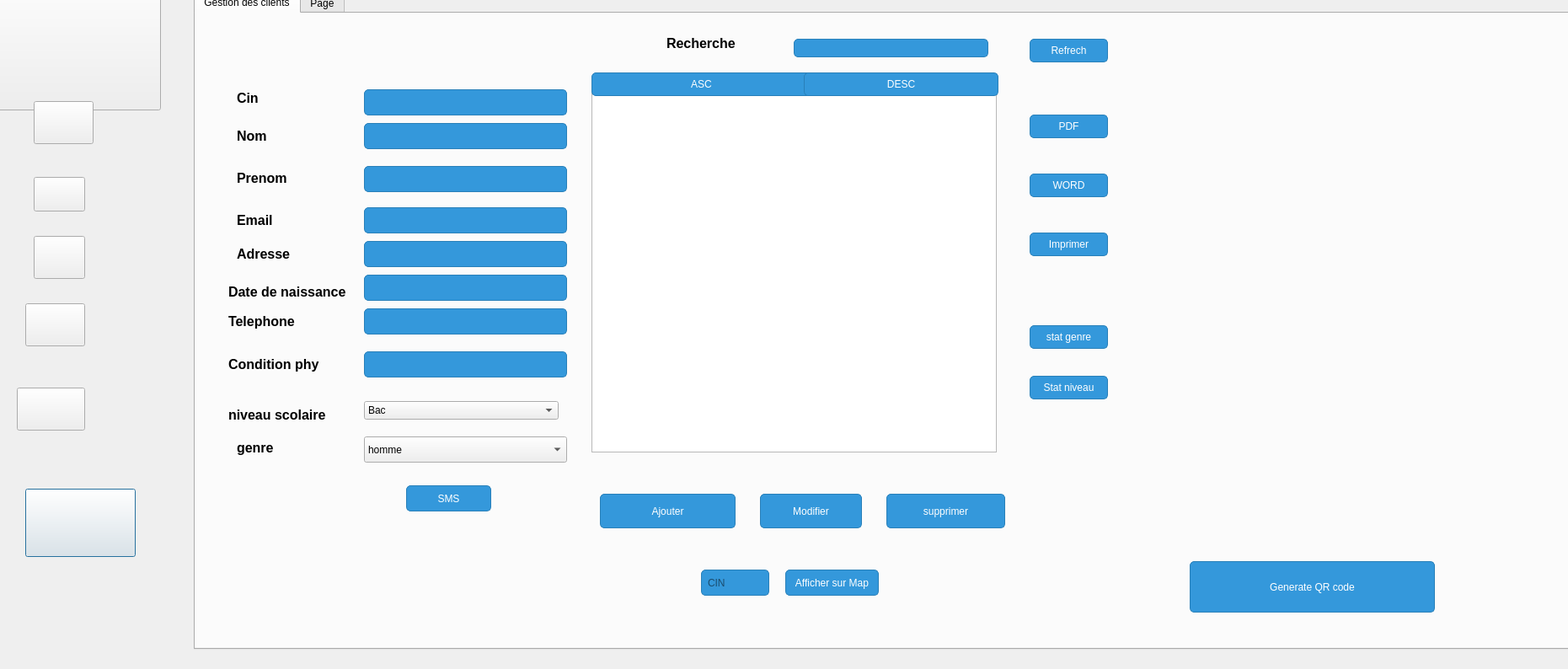
<?xml version="1.0" encoding="UTF-8"?>
<ui version="4.0">
 <class>mainwindow</class>
 <widget class="QDialog" name="mainwindow">
  <property name="geometry">
   <rect>
    <x>0</x>
    <y>0</y>
    <width>1861</width>
    <height>794</height>
   </rect>
  </property>
  <property name="windowTitle">
   <string>Dialog</string>
  </property>
  <widget class="QLabel" name="label">
   <property name="geometry">
    <rect>
     <x>-340</x>
     <y>-30</y>
     <width>571</width>
     <height>821</height>
    </rect>
   </property>
   <property name="styleSheet">
    <string notr="true">border-image: url(:/img/img/Sidebar2.png);</string>
   </property>
   <property name="text">
    <string/>
   </property>
  </widget>
  <widget class="QPushButton" name="logoutpb4">
   <property name="geometry">
    <rect>
     <x>30</x>
     <y>580</y>
     <width>131</width>
     <height>81</height>
    </rect>
   </property>
   <property name="styleSheet">
    <string notr="true">border-image: url(:/img/img/logout.png);</string>
   </property>
   <property name="text">
    <string/>
   </property>
  </widget>
  <widget class="QTabWidget" name="tabWidget">
   <property name="geometry">
    <rect>
     <x>230</x>
     <y>-10</y>
     <width>1681</width>
     <height>781</height>
    </rect>
   </property>
   <property name="styleSheet">
    <string notr="true">
/* Style for QGroupBox */


/* Style for QLineEdit (input box) */
QLineEdit {
    background-color: #3498db; /* Blue color for input boxes */
    border: 1px solid #2980b9; /* Border color for input boxes */
    border-radius: 5px; /* Border radius for input boxes */
    padding: 5px; /* Padding for input boxes */
    color: black; /* Text color inside input boxes */
}

/* Style for QLabel (text label) */
QLabel {
    color: black; /* Text color for labels */
    font-size: 16px; /* Adjust font size as needed */
    font-weight: bold; /* Make the text bold if desired */
    margin: 5px; /* Adjust margin as needed */
}

/* Style for QPushButton */
QPushButton {
    background-color: #3498db; /* Blue color for buttons */
    border: 1px solid #2980b9; /* Border color for buttons */
    border-radius: 5px; /* Border radius for buttons */
    padding: 5px 10px; /* Adjust padding as needed */
    color: white; /* Text color on buttons */
}

/* Additional styling for better appearance */
QPushButton:hover {
    background-color: #2980b9; /* Darker blue on hover */
}

QPushButton:pressed {
    background-color: #21618c; /* Even darker blue when pressed */
}

/* Add more styles as needed for your specific application */
</string>
   </property>
   <property name="currentIndex">
    <number>0</number>
   </property>
   <widget class="QWidget" name="tab">
    <attribute name="title">
     <string>Gestion des clients</string>
    </attribute>
    <widget class="QTableView" name="tab_clients">
     <property name="geometry">
      <rect>
       <x>470</x>
       <y>90</y>
       <width>481</width>
       <height>431</height>
      </rect>
     </property>
    </widget>
    <widget class="QPushButton" name="pb_ajouter">
     <property name="geometry">
      <rect>
       <x>480</x>
       <y>570</y>
       <width>161</width>
       <height>41</height>
      </rect>
     </property>
     <property name="text">
      <string>Ajouter</string>
     </property>
    </widget>
    <widget class="QPushButton" name="pb_modifier_2">
     <property name="geometry">
      <rect>
       <x>670</x>
       <y>570</y>
       <width>121</width>
       <height>41</height>
      </rect>
     </property>
     <property name="text">
      <string>Modifier</string>
     </property>
    </widget>
    <widget class="QPushButton" name="pb_supprimer">
     <property name="geometry">
      <rect>
       <x>820</x>
       <y>570</y>
       <width>141</width>
       <height>41</height>
      </rect>
     </property>
     <property name="text">
      <string>supprimer</string>
     </property>
    </widget>
    <widget class="QLabel" name="label_2">
     <property name="geometry">
      <rect>
       <x>40</x>
       <y>80</y>
       <width>101</width>
       <height>41</height>
      </rect>
     </property>
     <property name="text">
      <string>Cin</string>
     </property>
    </widget>
    <widget class="QLabel" name="label_3">
     <property name="geometry">
      <rect>
       <x>40</x>
       <y>130</y>
       <width>91</width>
       <height>31</height>
      </rect>
     </property>
     <property name="text">
      <string>Nom</string>
     </property>
    </widget>
    <widget class="QLabel" name="label_4">
     <property name="geometry">
      <rect>
       <x>40</x>
       <y>180</y>
       <width>121</width>
       <height>31</height>
      </rect>
     </property>
     <property name="text">
      <string>Prenom</string>
     </property>
    </widget>
    <widget class="QLabel" name="label_5">
     <property name="geometry">
      <rect>
       <x>40</x>
       <y>230</y>
       <width>111</width>
       <height>31</height>
      </rect>
     </property>
     <property name="text">
      <string>Email</string>
     </property>
    </widget>
    <widget class="QLabel" name="label_6">
     <property name="geometry">
      <rect>
       <x>30</x>
       <y>310</y>
       <width>161</width>
       <height>41</height>
      </rect>
     </property>
     <property name="text">
      <string>Date de naissance</string>
     </property>
    </widget>
    <widget class="QLabel" name="label_7">
     <property name="geometry">
      <rect>
       <x>30</x>
       <y>350</y>
       <width>111</width>
       <height>31</height>
      </rect>
     </property>
     <property name="text">
      <string>Telephone</string>
     </property>
    </widget>
    <widget class="QLabel" name="label_8">
     <property name="geometry">
      <rect>
       <x>30</x>
       <y>401</y>
       <width>131</width>
       <height>31</height>
      </rect>
     </property>
     <property name="text">
      <string>Condition phy</string>
     </property>
    </widget>
    <widget class="QLabel" name="label_9">
     <property name="geometry">
      <rect>
       <x>30</x>
       <y>461</y>
       <width>151</width>
       <height>31</height>
      </rect>
     </property>
     <property name="text">
      <string>niveau scolaire</string>
     </property>
    </widget>
    <widget class="QLabel" name="label_10">
     <property name="geometry">
      <rect>
       <x>40</x>
       <y>500</y>
       <width>111</width>
       <height>31</height>
      </rect>
     </property>
     <property name="text">
      <string>genre</string>
     </property>
    </widget>
    <widget class="QLineEdit" name="cin_c">
     <property name="geometry">
      <rect>
       <x>200</x>
       <y>90</y>
       <width>241</width>
       <height>31</height>
      </rect>
     </property>
    </widget>
    <widget class="QLineEdit" name="nom_c">
     <property name="geometry">
      <rect>
       <x>200</x>
       <y>130</y>
       <width>241</width>
       <height>31</height>
      </rect>
     </property>
    </widget>
    <widget class="QLineEdit" name="prenom_c">
     <property name="geometry">
      <rect>
       <x>200</x>
       <y>181</y>
       <width>241</width>
       <height>31</height>
      </rect>
     </property>
    </widget>
    <widget class="QLineEdit" name="email_c">
     <property name="geometry">
      <rect>
       <x>200</x>
       <y>230</y>
       <width>241</width>
       <height>31</height>
      </rect>
     </property>
    </widget>
    <widget class="QLineEdit" name="daten_c">
     <property name="geometry">
      <rect>
       <x>200</x>
       <y>310</y>
       <width>241</width>
       <height>31</height>
      </rect>
     </property>
    </widget>
    <widget class="QLineEdit" name="telephone_c">
     <property name="geometry">
      <rect>
       <x>200</x>
       <y>350</y>
       <width>241</width>
       <height>31</height>
      </rect>
     </property>
    </widget>
    <widget class="QLineEdit" name="cond_c">
     <property name="geometry">
      <rect>
       <x>200</x>
       <y>401</y>
       <width>241</width>
       <height>31</height>
      </rect>
     </property>
    </widget>
    <widget class="QLabel" name="label_11">
     <property name="geometry">
      <rect>
       <x>40</x>
       <y>270</y>
       <width>101</width>
       <height>31</height>
      </rect>
     </property>
     <property name="text">
      <string>Adresse</string>
     </property>
    </widget>
    <widget class="QLineEdit" name="adresse_c">
     <property name="geometry">
      <rect>
       <x>200</x>
       <y>270</y>
       <width>241</width>
       <height>31</height>
      </rect>
     </property>
    </widget>
    <widget class="QComboBox" name="genre_c">
     <property name="geometry">
      <rect>
       <x>200</x>
       <y>502</y>
       <width>241</width>
       <height>31</height>
      </rect>
     </property>
     <item>
      <property name="text">
       <string>homme</string>
      </property>
     </item>
     <item>
      <property name="text">
       <string>femme</string>
      </property>
     </item>
    </widget>
    <widget class="QPushButton" name="sortAscButton">
     <property name="geometry">
      <rect>
       <x>470</x>
       <y>70</y>
       <width>261</width>
       <height>28</height>
      </rect>
     </property>
     <property name="text">
      <string>ASC</string>
     </property>
    </widget>
    <widget class="QPushButton" name="sortDescButton">
     <property name="geometry">
      <rect>
       <x>722</x>
       <y>70</y>
       <width>231</width>
       <height>28</height>
      </rect>
     </property>
     <property name="text">
      <string>DESC</string>
     </property>
    </widget>
    <widget class="QPushButton" name="pb_pdf">
     <property name="geometry">
      <rect>
       <x>990</x>
       <y>120</y>
       <width>93</width>
       <height>28</height>
      </rect>
     </property>
     <property name="text">
      <string>PDF</string>
     </property>
    </widget>
    <widget class="QPushButton" name="pb_word">
     <property name="geometry">
      <rect>
       <x>990</x>
       <y>190</y>
       <width>93</width>
       <height>28</height>
      </rect>
     </property>
     <property name="text">
      <string>WORD</string>
     </property>
    </widget>
    <widget class="QPushButton" name="Imprimer">
     <property name="geometry">
      <rect>
       <x>990</x>
       <y>260</y>
       <width>93</width>
       <height>28</height>
      </rect>
     </property>
     <property name="text">
      <string>Imprimer</string>
     </property>
    </widget>
    <widget class="QLineEdit" name="lineEdit">
     <property name="geometry">
      <rect>
       <x>710</x>
       <y>30</y>
       <width>231</width>
       <height>22</height>
      </rect>
     </property>
    </widget>
    <widget class="QLabel" name="label_12">
     <property name="geometry">
      <rect>
       <x>550</x>
       <y>20</y>
       <width>151</width>
       <height>31</height>
      </rect>
     </property>
     <property name="text">
      <string>Recherche</string>
     </property>
    </widget>
    <widget class="QPushButton" name="refrech_pb">
     <property name="geometry">
      <rect>
       <x>990</x>
       <y>30</y>
       <width>93</width>
       <height>28</height>
      </rect>
     </property>
     <property name="text">
      <string>Refrech</string>
     </property>
    </widget>
    <widget class="QLabel" name="lab_chart">
     <property name="geometry">
      <rect>
       <x>310</x>
       <y>50</y>
       <width>701</width>
       <height>391</height>
      </rect>
     </property>
     <property name="text">
      <string/>
     </property>
    </widget>
    <widget class="QPushButton" name="statgenre">
     <property name="geometry">
      <rect>
       <x>990</x>
       <y>370</y>
       <width>93</width>
       <height>28</height>
      </rect>
     </property>
     <property name="text">
      <string>stat genre</string>
     </property>
    </widget>
    <widget class="QLabel" name="QRCODE_3">
     <property name="geometry">
      <rect>
       <x>1110</x>
       <y>20</y>
       <width>491</width>
       <height>601</height>
      </rect>
     </property>
     <property name="text">
      <string/>
     </property>
    </widget>
    <widget class="QPushButton" name="QR">
     <property name="geometry">
      <rect>
       <x>1180</x>
       <y>650</y>
       <width>291</width>
       <height>61</height>
      </rect>
     </property>
     <property name="text">
      <string>Generate QR code</string>
     </property>
    </widget>
    <widget class="QPushButton" name="statniv">
     <property name="geometry">
      <rect>
       <x>990</x>
       <y>430</y>
       <width>93</width>
       <height>28</height>
      </rect>
     </property>
     <property name="text">
      <string>Stat niveau</string>
     </property>
    </widget>
    <widget class="QLabel" name="lab_chart2">
     <property name="geometry">
      <rect>
       <x>605</x>
       <y>120</y>
       <width>671</width>
       <height>341</height>
      </rect>
     </property>
     <property name="text">
      <string/>
     </property>
    </widget>
    <widget class="QComboBox" name="niv_c">
     <property name="geometry">
      <rect>
       <x>200</x>
       <y>460</y>
       <width>231</width>
       <height>22</height>
      </rect>
     </property>
     <item>
      <property name="text">
       <string>Bac</string>
      </property>
     </item>
     <item>
      <property name="text">
       <string>College</string>
      </property>
     </item>
     <item>
      <property name="text">
       <string>Lycee</string>
      </property>
     </item>
    </widget>
    <widget class="QLabel" name="label_33">
     <property name="geometry">
      <rect>
       <x>-20</x>
       <y>-20</y>
       <width>1731</width>
       <height>911</height>
      </rect>
     </property>
     <property name="styleSheet">
      <string notr="true">border-image: url(:/img/img/try1.png);</string>
     </property>
     <property name="text">
      <string/>
     </property>
    </widget>
    <widget class="QPushButton" name="sms">
     <property name="geometry">
      <rect>
       <x>250</x>
       <y>560</y>
       <width>101</width>
       <height>31</height>
      </rect>
     </property>
     <property name="text">
      <string>SMS</string>
     </property>
    </widget>
    <widget class="QPushButton" name="map">
     <property name="geometry">
      <rect>
       <x>700</x>
       <y>660</y>
       <width>111</width>
       <height>31</height>
      </rect>
     </property>
     <property name="text">
      <string>Afficher sur Map</string>
     </property>
    </widget>
    <widget class="QLineEdit" name="lineEdit_2">
     <property name="geometry">
      <rect>
       <x>600</x>
       <y>660</y>
       <width>81</width>
       <height>31</height>
      </rect>
     </property>
     <property name="text">
      <string/>
     </property>
     <property name="placeholderText">
      <string>CIN</string>
     </property>
    </widget>
    <zorder>label_33</zorder>
    <zorder>lab_chart2</zorder>
    <zorder>lab_chart</zorder>
    <zorder>tab_clients</zorder>
    <zorder>pb_ajouter</zorder>
    <zorder>pb_modifier_2</zorder>
    <zorder>pb_supprimer</zorder>
    <zorder>label_2</zorder>
    <zorder>label_3</zorder>
    <zorder>label_4</zorder>
    <zorder>label_5</zorder>
    <zorder>label_6</zorder>
    <zorder>label_7</zorder>
    <zorder>label_8</zorder>
    <zorder>label_9</zorder>
    <zorder>label_10</zorder>
    <zorder>cin_c</zorder>
    <zorder>nom_c</zorder>
    <zorder>prenom_c</zorder>
    <zorder>email_c</zorder>
    <zorder>daten_c</zorder>
    <zorder>telephone_c</zorder>
    <zorder>cond_c</zorder>
    <zorder>label_11</zorder>
    <zorder>adresse_c</zorder>
    <zorder>genre_c</zorder>
    <zorder>sortAscButton</zorder>
    <zorder>sortDescButton</zorder>
    <zorder>pb_pdf</zorder>
    <zorder>pb_word</zorder>
    <zorder>Imprimer</zorder>
    <zorder>lineEdit</zorder>
    <zorder>label_12</zorder>
    <zorder>refrech_pb</zorder>
    <zorder>statgenre</zorder>
    <zorder>QRCODE_3</zorder>
    <zorder>QR</zorder>
    <zorder>statniv</zorder>
    <zorder>niv_c</zorder>
    <zorder>sms</zorder>
    <zorder>map</zorder>
    <zorder>lineEdit_2</zorder>
   </widget>
   <widget class="QWidget" name="tab_2">
    <attribute name="title">
     <string>Page</string>
    </attribute>
    <widget class="QGroupBox" name="groupBox_7">
     <property name="geometry">
      <rect>
       <x>-10</x>
       <y>-20</y>
       <width>1311</width>
       <height>901</height>
      </rect>
     </property>
     <property name="styleSheet">
      <string notr="true">
/* Style for QGroupBox */
QRadioButton{ color: white; /* Text color for labels */
    font-size: 16px; /* Adjust font size as needed */
    font-weight: bold; /* Make the text bold if desired */
    margin: 5px; /* Adjust margin as needed */
}

/* Style for QLineEdit (input box) */
QLineEdit {
    background-color: #3498db; /* Blue color for input boxes */
    border: 1px solid #2980b9; /* Border color for input boxes */
    border-radius: 5px; /* Border radius for input boxes */
    padding: 5px; /* Padding for input boxes */
    color: black; /* Text color inside input boxes */
}

/* Style for QLabel (text label) */
QLabel {
    color: white; /* Text color for labels */
    font-size: 16px; /* Adjust font size as needed */
    font-weight: bold; /* Make the text bold if desired */
    margin: 5px; /* Adjust margin as needed */
}

/* Style for QPushButton */
QPushButton {
    background-color: #3498db; /* Blue color for buttons */
    border: 1px solid #2980b9; /* Border color for buttons */
    border-radius: 5px; /* Border radius for buttons */
    padding: 5px 10px; /* Adjust padding as needed */
    color: white; /* Text color on buttons */
}

/* Additional styling for better appearance */
QPushButton:hover {
    background-color: #2980b9; /* Darker blue on hover */
}

QPushButton:pressed {
    background-color: #21618c; /* Even darker blue when pressed */
}

/* Add more styles as needed for your specific application */
</string>
     </property>
     <property name="title">
      <string/>
     </property>
     <widget class="QLabel" name="label_53">
      <property name="geometry">
       <rect>
        <x>230</x>
        <y>190</y>
        <width>191</width>
        <height>31</height>
       </rect>
      </property>
      <property name="text">
       <string>Email</string>
      </property>
     </widget>
     <widget class="QLabel" name="label_54">
      <property name="geometry">
       <rect>
        <x>230</x>
        <y>270</y>
        <width>171</width>
        <height>31</height>
       </rect>
      </property>
      <property name="text">
       <string>Sujet:</string>
      </property>
     </widget>
     <widget class="QLineEdit" name="rcpt">
      <property name="geometry">
       <rect>
        <x>470</x>
        <y>190</y>
        <width>501</width>
        <height>30</height>
       </rect>
      </property>
      <property name="styleSheet">
       <string notr="true"/>
      </property>
     </widget>
     <widget class="QLineEdit" name="subject">
      <property name="geometry">
       <rect>
        <x>470</x>
        <y>260</y>
        <width>501</width>
        <height>30</height>
       </rect>
      </property>
      <property name="styleSheet">
       <string notr="true"/>
      </property>
     </widget>
     <widget class="QLabel" name="label_56">
      <property name="geometry">
       <rect>
        <x>231</x>
        <y>386</y>
        <width>171</width>
        <height>31</height>
       </rect>
      </property>
      <property name="text">
       <string>Message:</string>
      </property>
     </widget>
     <widget class="QPlainTextEdit" name="msg">
      <property name="geometry">
       <rect>
        <x>470</x>
        <y>350</y>
        <width>511</width>
        <height>150</height>
       </rect>
      </property>
     </widget>
     <widget class="QPushButton" name="sendBtn2">
      <property name="geometry">
       <rect>
        <x>680</x>
        <y>560</y>
        <width>93</width>
        <height>28</height>
       </rect>
      </property>
      <property name="text">
       <string>Envoyer</string>
      </property>
     </widget>
     <widget class="QLabel" name="label_32">
      <property name="geometry">
       <rect>
        <x>-40</x>
        <y>0</y>
        <width>1731</width>
        <height>911</height>
       </rect>
      </property>
      <property name="styleSheet">
       <string notr="true">border-image: url(:/img/img/try1.png);</string>
      </property>
      <property name="text">
       <string/>
      </property>
     </widget>
     <zorder>label_32</zorder>
     <zorder>label_53</zorder>
     <zorder>label_54</zorder>
     <zorder>rcpt</zorder>
     <zorder>subject</zorder>
     <zorder>label_56</zorder>
     <zorder>msg</zorder>
     <zorder>sendBtn2</zorder>
    </widget>
   </widget>
  </widget>
  <widget class="QPushButton" name="abonnement4pb">
   <property name="geometry">
    <rect>
     <x>40</x>
     <y>280</y>
     <width>61</width>
     <height>51</height>
    </rect>
   </property>
   <property name="styleSheet">
    <string notr="true">border-image: url(:/img/img/416322058_1151869056186867_7815397858715591504_n.png);</string>
   </property>
   <property name="text">
    <string/>
   </property>
  </widget>
  <widget class="QPushButton" name="employe4pb">
   <property name="geometry">
    <rect>
     <x>40</x>
     <y>210</y>
     <width>61</width>
     <height>41</height>
    </rect>
   </property>
   <property name="styleSheet">
    <string notr="true">border-image: url(:/img/img/415260602_915404969798523_5173262210140723394_n.png);</string>
   </property>
   <property name="text">
    <string/>
   </property>
  </widget>
  <widget class="QPushButton" name="activite4pb">
   <property name="geometry">
    <rect>
     <x>20</x>
     <y>460</y>
     <width>81</width>
     <height>51</height>
    </rect>
   </property>
   <property name="styleSheet">
    <string notr="true">border-image: url(:/img/img/415366346_1746257945859861_8686726138527086848_n.png);</string>
   </property>
   <property name="text">
    <string/>
   </property>
  </widget>
  <widget class="QPushButton" name="back4pb">
   <property name="geometry">
    <rect>
     <x>-10</x>
     <y>-50</y>
     <width>201</width>
     <height>181</height>
    </rect>
   </property>
   <property name="styleSheet">
    <string notr="true">border-image: url(:/img/img/gearr.png);</string>
   </property>
   <property name="text">
    <string/>
   </property>
  </widget>
  <widget class="QPushButton" name="pushButton_9">
   <property name="geometry">
    <rect>
     <x>40</x>
     <y>120</y>
     <width>71</width>
     <height>51</height>
    </rect>
   </property>
   <property name="styleSheet">
    <string notr="true">border-image: url(:/img/img/415287996_755433109383168_7582230033290630906_n.png);</string>
   </property>
   <property name="text">
    <string/>
   </property>
  </widget>
  <widget class="QPushButton" name="planning4pb">
   <property name="geometry">
    <rect>
     <x>30</x>
     <y>360</y>
     <width>71</width>
     <height>51</height>
    </rect>
   </property>
   <property name="styleSheet">
    <string notr="true">border-image: url(:/img/img/416368571_906095227681180_9098143267016132972_n.png);</string>
   </property>
   <property name="text">
    <string/>
   </property>
  </widget>
  <zorder>label</zorder>
  <zorder>tabWidget</zorder>
  <zorder>abonnement4pb</zorder>
  <zorder>employe4pb</zorder>
  <zorder>activite4pb</zorder>
  <zorder>back4pb</zorder>
  <zorder>pushButton_9</zorder>
  <zorder>planning4pb</zorder>
  <zorder>logoutpb4</zorder>
 </widget>
 <resources/>
 <connections/>
</ui>
